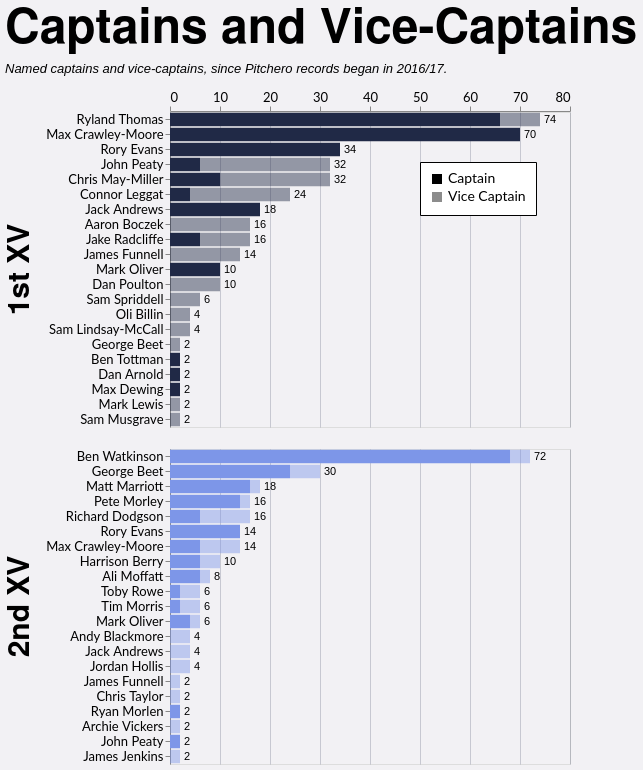

Write the Vega-Lite specification saved for this chart.
### Vega-Lite specification from a JSON file in a GitHub repository (floating-point values rounded to 4 significant figures; data arrays with more than 128 entries replaced by an {"elided": "..."} marker saying what was removed)
{"config": {"axis": {"labelFont": "Lato, sans-serif", "titleFont": "PT Sans Narrow, Helvetica Neue, Helvetica, Arial, sans-serif", "labelFontSize": 13, "titleFontSize": 24, "gridColor": "#202947", "gridOpacity": 0.2}, "header": {"labelFont": "PT Sans Narrow, Helvetica Neue, Helvetica, Arial, sans-serif", "titleFont": "PT Sans Narrow, Helvetica Neue, Helvetica, Arial, sans-serif", "labelFontSize": 24, "titleFontSize": 28, "labelFontWeight": "bold", "orient": "left"}, "legend": {"labelFont": "Lato, sans-serif", "titleFont": "PT Sans Narrow, Helvetica Neue, Helvetica, Arial, sans-serif", "labelFontSize": 14, "titleFontSize": 16, "titlePadding": 5, "fillColor": "white", "strokeColor": "black", "padding": 10, "titleFontWeight": "lighter", "titleFontStyle": "italic", "titleColor": "gray", "offset": 10}, "title": {"font": "PT Sans Narrow, Helvetica Neue, Helvetica, Arial, sans-serif", "fontSize": 48, "fontWeight": "bold", "anchor": "start", "align": "center", "titlePadding": 20, "subtitlePadding": 10, "subtitleFontSize": 13, "subtitleColor": "", "subtitleFontStyle": "italic", "offset": 15, "color": "black"}, "axisX": {"labelAngle": 0}, "facet": {"title": null, "header": null, "align": {"row": "each", "column": "each"}}, "resolve": {"scale": {"y": "independent", "facet": "independent"}}, "background": "#f2f1f4"}, "data": {"name": "data-4904e396669c8e4f2bf5efc3fe501fca"}, "facet": {"row": {"field": "squad", "header": {"labelExpr": "datum.value + ' XV'", "labelFontSize": 30, "title": null}, "sort": ["1st", "2nd"], "title": null, "type": "nominal"}}, "spec": {"layer": [{"mark": {"type": "bar"}, "encoding": {"color": {"field": "squad", "legend": null, "scale": {"domain": ["1st", "2nd"], "range": ["#202946", "#7d96e8"]}, "sort": ["1st", "2nd"], "type": "nominal"}, "opacity": {"field": "role", "legend": {"legendX": 250, "legendY": 50, "orient": "none", "title": null}, "scale": {"domain": ["Captain", "Vice Captain"], "range": [1.0, 0.45]}, "sort": ["Captain", "Vice Captain"], "type": "nominal"}, "order": {"field": "stack_order", "sort": "ascending", "type": "quantitative"}, "tooltip": [{"field": "player", "title": "Player", "type": "nominal"}, {"field": "squad", "title": "Squad", "type": "nominal"}, {"field": "role", "title": "Role", "type": "nominal"}, {"field": "games_agg", "title": "Games", "type": "quantitative"}], "x": {"axis": {"orient": "top", "title": null}, "field": "x0", "type": "quantitative"}, "x2": {"field": "x2"}, "y": {"field": "player", "sort": {"field": "player_total", "order": "descending"}, "title": null, "type": "nominal"}}, "transform": [{"aggregate": [{"op": "sum", "field": "games", "as": "games_agg"}, {"op": "max", "field": "player_total", "as": "player_total"}], "groupby": ["player", "squad", "role", "stack_order"]}, {"window": [{"op": "sum", "field": "games_agg", "as": "x2"}], "frame": [null, 0], "groupby": ["player", "squad"], "sort": [{"field": "stack_order", "order": "ascending"}]}, {"calculate": "datum.x2 - datum.games_agg", "as": "x0"}]}, {"mark": {"type": "text", "align": "left", "baseline": "middle", "color": "black", "dx": 4, "fontSize": 11}, "encoding": {"text": {"field": "total_games", "format": ".0f", "type": "quantitative"}, "x": {"axis": {"orient": "top", "title": null}, "field": "total_games", "type": "quantitative"}, "y": {"field": "player", "sort": {"field": "player_total", "order": "descending"}, "title": null, "type": "nominal"}}, "transform": [{"aggregate": [{"op": "sum", "field": "games", "as": "total_games"}, {"op": "max", "field": "player_total", "as": "player_total"}], "groupby": ["player", "squad"]}]}], "height": {"step": 15}, "transform": [{"joinaggregate": [{"op": "sum", "field": "games", "as": "player_total"}], "groupby": ["player", "squad"]}], "width": 400}, "resolve": {"scale": {"y": "independent"}}, "title": {"text": "Captains and Vice-Captains", "subtitle": "Named captains and vice-captains, since Pitchero records began in 2016/17."}, "$schema": "https://vega.github.io/schema/vega-lite/v5.20.1.json", "datasets": {"data-4904e396669c8e4f2bf5efc3fe501fca": {"elided": "197 records"}}}
